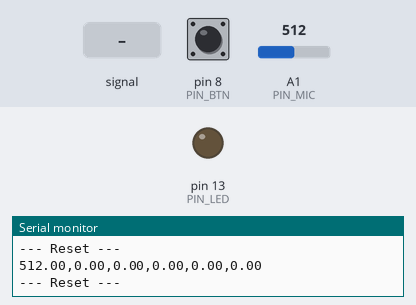
The sketch below on a simulated Arduino Uno, built with avr-gcc and run on an emulated ATmega328P. Shown: output pins drawn as LEDs (lit = HIGH), the last lines printed to the serial monitor. The inputs (shaded band) are chosen by the test bench; at power-on: pin 8 (PIN_BTN) HIGH, A1 (PIN_MIC) = 512.

Above: at 1.3 s.
1.4 s: pin 8 (PIN_BTN) driven LOW
4.4 s: A1 (PIN_MIC) fed a 200 Hz sine of ±81 counts around its level
At 6.0 s:
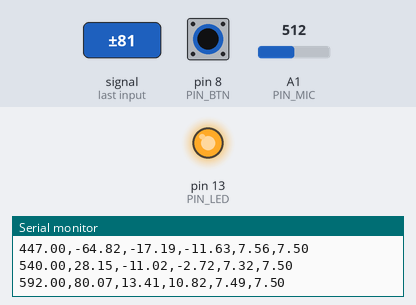
6.7 s: pin 8 (PIN_BTN) driven HIGH
At 7.3 s:
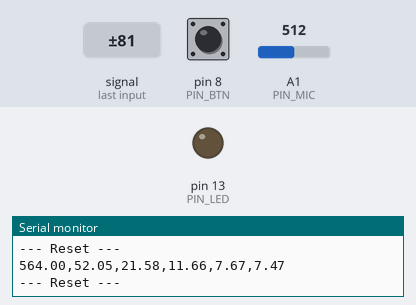
8.2 s: pin 8 (PIN_BTN) pulsed LOW 2 times (0.12 s each, 0.3 s apart)
Timing chart, 0 to 11.2 s (numbered marks = the images above; inputs shaded):
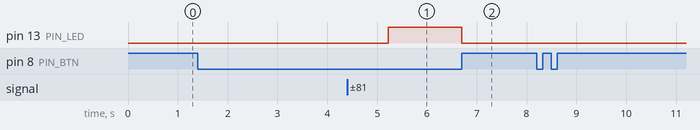

The sketch:

detecteur_frelon_v3.ino
```cpp
/*
 * ============================================================
 *  SAÉ 2.02 – Détecteur de Frelons Asiatiques  (v5)
 *  Filtre passe-bande 160 Hz + moyenne glissante 100 ms
 * ============================================================
 */

// ── Pins ─────────────────────────────────────────────────────
#define PIN_MIC A1
#define PIN_LED 13
#define PIN_BTN 8

// ── Coefficients filtres ──────────────────────────────────────
// Te = 1 ms, Fe = 1000 Hz
// Passe-bas  Fc = 160 Hz : α = 0.5013
// Passe-haut Fc = 160 Hz : β = 0.4987
const float alpha_PB = 0.5013;
const float beta_PH  = 0.4987;

// ── Suppression DC (Fc ≈ 1 Hz) ───────────────────────────────
const float alpha_DC = 0.001;
float dc_offset      = 512.0;

// ── Enveloppe ─────────────────────────────────────────────────
const float alpha_ENV = 0.05;

// ── Moyenne glissante sur 100 échantillons = 100 ms ──────────
#define TAILLE_FENETRE 300
float fenetre[TAILLE_FENETRE];   // tableau circulaire
int   idx_fenetre  = 0;          // index courant
float somme_gliss  = 0.0;        // somme courante (évite de tout recalculer)
float moy_gliss    = 0.0;        // moyenne sur 100 ms

// ── Seuils sur la MOYENNE glissante ──────────────────────────
const float SEUIL_BAS  = 4.8;   // à ajuster avec le traceur série
const float SEUIL_HAUT = 5.3;   // évite les bruits forts parasites

// ── Variables d'état filtres ──────────────────────────────────
float ek      = 0.0;
float s_PB    = 0.0, s_PB_1  = 0.0;
float s_PB2   = 0.0, s_PB2_1 = 0.0;
float s_PH    = 0.0, s_PH_1  = 0.0;
float env     = 0.0;

bool  ledOn   = false;

// ============================================================
void setup() {
  pinMode(PIN_LED, OUTPUT);
  pinMode(PIN_BTN, INPUT_PULLUP);
  digitalWrite(PIN_LED, LOW);
  Serial.begin(115200);
  Serial.println("brut,centree,passe_bas,passe_bande,enveloppe,moyenne100ms");

  // Initialisation du tableau glissant à 0
  for (int i = 0; i < TAILLE_FENETRE; i++) fenetre[i] = 0.0;

  // Calibration DC initiale sur 100 échantillons
  float somme = 0;
  for (int i = 0; i < 100; i++) {
    somme += analogRead(PIN_MIC);
    delay(1);
  }
  dc_offset = somme / 100.0;
  Serial.print("DC offset initial = ");
  Serial.println(dc_offset);
}

// ============================================================
void loop() {

  // ── 1. Lecture brute ─────────────────────────────────────
  float brut = (float)analogRead(PIN_MIC);

  // ── 2. Mise à jour du DC (~1 Hz) ─────────────────────────
  dc_offset = alpha_DC * brut + (1.0f - alpha_DC) * dc_offset;

  // ── 3. Suppression DC ────────────────────────────────────
  ek = brut - dc_offset;


  // ── 4. Passe-bas 1 (Fc = 160 Hz) ─────────────────────────
  s_PB = 0.758 * ek + (1.0f - 0.758) * s_PB_1;
  // ── 4. Passe-bas 1 (Fc = 160 Hz) ─────────────────────────
  s_PB = alpha_PB * ek + (1.0f - alpha_PB) * s_PB_1;

  // ── 5. Passe-bas 2 en cascade ────────────────────────────
  s_PB2 = alpha_PB * s_PB + (1.0f - alpha_PB) * s_PB2_1;

  // ── 6. Passe-haut (Fc = 160 Hz) → passe-bande centré 160 Hz
  s_PH = beta_PH * (s_PH_1 + s_PB2 - s_PB2_1);

  // ── 7. Enveloppe = valeur absolue lissée ─────────────────
  float abs_PH = s_PH < 0 ? -s_PH : s_PH;
  env = alpha_ENV * abs_PH + (1.0f - alpha_ENV) * env;

  // ── 8. Moyenne glissante sur 100 ms ──────────────────────
  // On retire l'ancienne valeur, on ajoute la nouvelle
  somme_gliss -= fenetre[idx_fenetre];
  fenetre[idx_fenetre] = env;
  somme_gliss += env;
  idx_fenetre = (idx_fenetre + 1) % TAILLE_FENETRE;
  moy_gliss = somme_gliss / TAILLE_FENETRE;

  // ── 9. Détection sur la MOYENNE ──────────────────────────
  if (!ledOn && moy_gliss > SEUIL_BAS && moy_gliss < SEUIL_HAUT) {
    ledOn = true;
    digitalWrite(PIN_LED, HIGH);
    Serial.println(">>> FRELON DETECTE !");
  }

  // ── 10. Reset bouton ─────────────────────────────────────
  if (digitalRead(PIN_BTN) == HIGH) {
    ledOn = false;
    digitalWrite(PIN_LED, LOW);
    Serial.println("--- Reset ---");
    delay(200);
  }

  // ── 11. Mise à jour des états ─────────────────────────────
  s_PB_1  = s_PB;
  s_PB2_1 = s_PB2;
  s_PH_1  = s_PH;

  // ── 12. Traceur Série ─────────────────────────────────────
  // Colonnes : brut | centrée | passe_bas | passe_bande | enveloppe | moyenne100ms
  Serial.print(brut);       Serial.print(",");
  Serial.print(ek);         Serial.print(",");
  Serial.print(s_PB2);      Serial.print(",");
  Serial.print(s_PH);       Serial.print(",");
  Serial.print(env);        Serial.print(",");
  Serial.println(moy_gliss);

  // ── 13. Fe = 1000 Hz ──────────────────────────────────────
  delayMicroseconds(1000);
}
```

Measured:
- after the input at 4.4 s, pin 13 (PIN_LED): LOW → HIGH after 0.82 s
- after the input at 6.7 s, pin 13 (PIN_LED): HIGH → LOW at once
